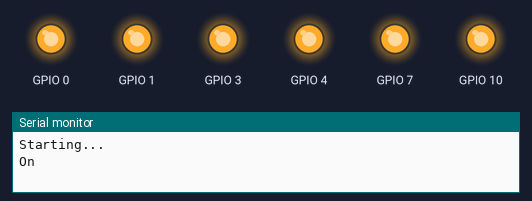
Bench run of a program on a simulated ESP32-C3. On the bench: output pins drawn as LEDs (lit = HIGH), the last lines printed to the serial monitor.

Above: at 0.5 s.
At 3.5 s:
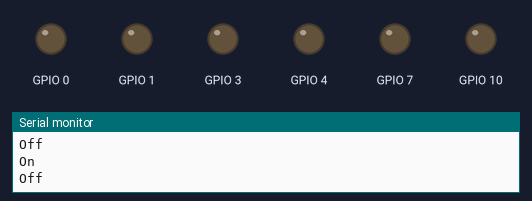
Timing chart, 0 to 4.6 s (numbered marks = the images above):
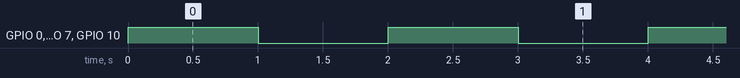

Measured:
- by itself, GPIO 0, GPIO 1, GPIO 3, GPIO 4, GPIO 7, GPIO 10: alternates HIGH for 1.0 s and LOW for 1.0 s

The program:

main.cpp
```cpp
#include <Arduino.h>

#define DELAY_MS 1000

void setup()
{
  Serial.begin(115200);
  Serial.setTxTimeoutMs(0);
  Serial.println("Starting...");

  pinMode(0, OUTPUT);
  pinMode(1, OUTPUT);
  pinMode(3, OUTPUT);
  pinMode(4, OUTPUT);
  pinMode(7, OUTPUT);
  pinMode(10, OUTPUT);
}

void loop()
{
  Serial.println("On");
  digitalWrite(0, 1);
  digitalWrite(1, 1);
  digitalWrite(3, 1);
  digitalWrite(4, 1);
  digitalWrite(7, 1);
  digitalWrite(10, 1);
  delay(DELAY_MS);

  Serial.println("Off");
  digitalWrite(0, 0);
  digitalWrite(1, 0);
  digitalWrite(3, 0);
  digitalWrite(4, 0);
  digitalWrite(7, 0);
  digitalWrite(10, 0);
  delay(DELAY_MS);
}
```
